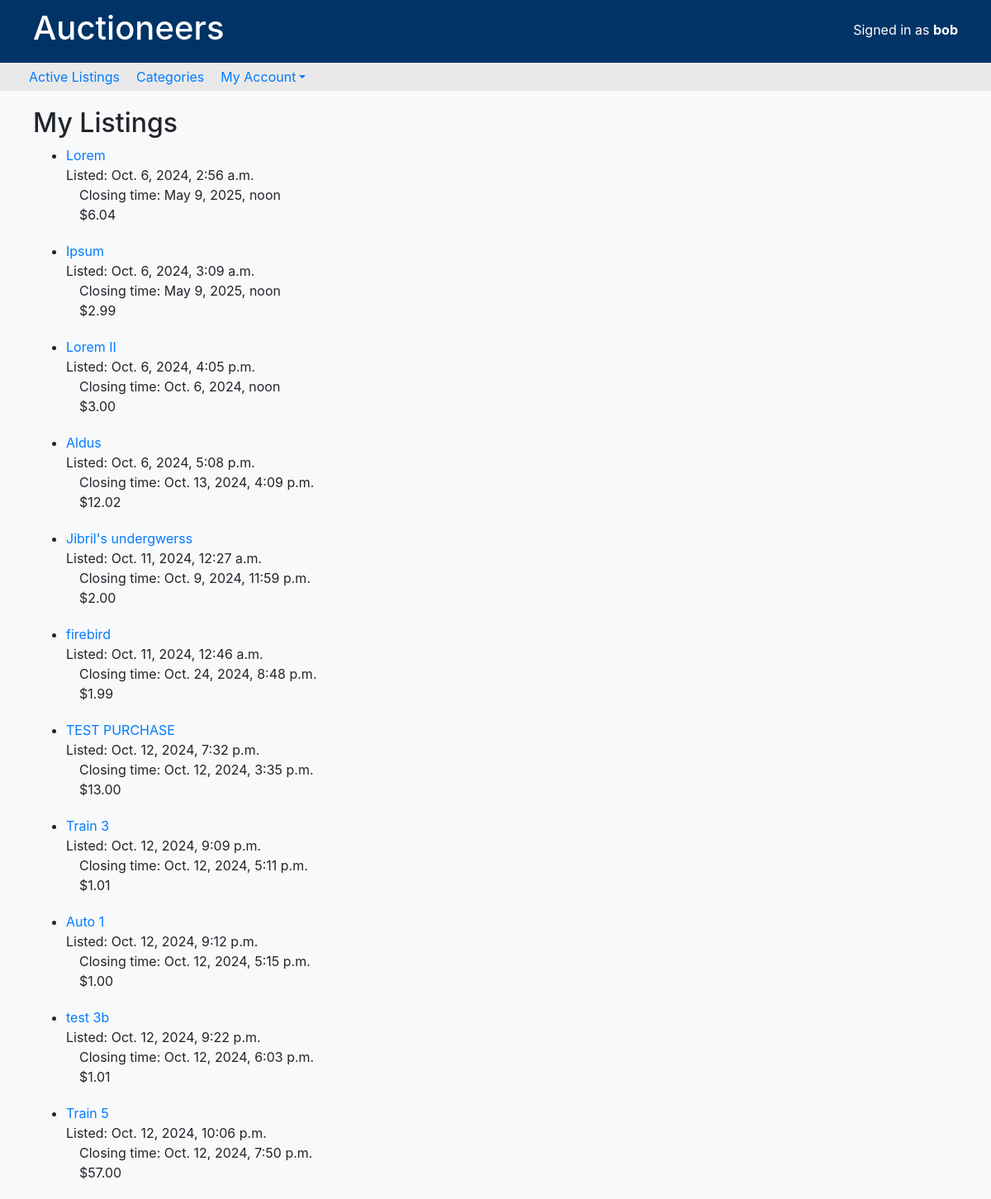
The page /selling/ (signed in) on the database its author committed.
### auctions/models.py (models this page shows, shortened)
class User(AbstractUser):
    watchlist = models.ManyToManyField(
        "Auction_Listing", related_name="watched_by", blank=True
    )
    purchases = models.ManyToManyField(
        "Auction_Listing", related_name="purchased_by", blank=True
    )

class Auction_Listing(models.Model):
    category = models.ForeignKey(
        Category, on_delete=models.PROTECT, related_name="listings"
    )
    title = models.CharField(max_length=25)
    description = models.TextField()
    image = models.FileField(
        upload_to="media/", blank=False, default="media/placeholder.jpg"
    )
    quantity = models.IntegerField()
    price = models.DecimalField(max_digits=10, decimal_places=2)
    current_bid = models.ForeignKey(
        "Bid", on_delete=models.PROTECT, related_name="listings", null=True, blank=True
    )
    seller = models.ForeignKey(User, on_delete=models.CASCADE, related_name="listings")
    timestamp = models.DateTimeField(auto_now_add=True)
    closing_time = models.DateTimeField(blank=False)
    is_open = models.BooleanField(default=True)
    comment = models.ForeignKey(
        "Comment",
        on_delete=models.SET_NULL,
        default=None,
        null=True,
        blank=True,
        related_name="comments",
    )

### auctions/views.py (the view)
# urls.py: path("selling/", views.selling, name="selling"),
def selling(request):
    if request.user.is_authenticated:
        listings = Auction_Listing.objects.filter(seller=request.user)
        message = ""
        if not listings.exists():
            message = "No active listings found"
        return render(
            request,
            "auctions/selling.html",
            {
                "listings": listings,
                "message": message,
            },
        )

### auctions/templates/auctions/selling.html (shortened to what this page needs)
{% extends "auctions/layout.html" %} {% block body %}
<h2>My Listings</h2>
<div>
  <ul>
    {% for listing in listings %}
    <li id="list">
      <a href="{% url 'listing_detail' listing.id %}">{{ listing.title }}</a>
      <div>Listed: {{ listing.timestamp }}</div>
      <div>&emsp;Closing time: {{ listing.closing_time }}</div>
      <div>&emsp;${{ listing.price }}</div>
    </li>
    {% endfor %}
  </ul>
</div>
{% endblock %}

### auctions/templates/auctions/layout.html (shortened to what this page needs)
{% load static %}
<!DOCTYPE html>
<html lang="en">
  <head>
    <link
      rel="stylesheet"
      href="https://stackpath.bootstrapcdn.com/bootstrap/4.4.1/css/bootstrap.min.css"
    />
    <link href="{% static 'auctions/styles.css' %}" rel="stylesheet" />
  </head>
  <body>
    <div class="container-fluid">
      <div class="row header-background">
        <div class="col-12 col-md-8">
          <h1>Auctioneers</h1>
        </div>
        <div
          class="col-12 col-md-4 d-flex justify-content-end align-items-center text-end"
        >
          {% if user.is_authenticated %}
          <div class="mb-1">
            Signed in as <strong>{{ user.username }}</strong>
          </div>
          {% endif %}
        </div>
      </div>
      <ul class="row nav">
        <li class="nav-item">
          <a class="nav-link" href="{% url 'index' %}">Active Listings</a>
        </li>
        <li class="nav-item">
          <a class="nav-link" href="{% url 'categories' %}">Categories</a>
        </li>
        {% if user.is_authenticated %}
        <li class="nav-item dropdown">
          <a href="#" class="nav-link dropdown-toggle" data-toggle="dropdown"
            >My Account</a
          >
        </li>
        {% endif %}
      </ul>
      <div id="content_block">{% block body %} {% endblock %}</div>
    </div>
  </body>
</html>

### auctions/static/auctions/styles.css (style rules this page uses)
body { background-color: #f8f9fa; }
.header-background { background-color: #003366; color: white; padding: 10px 25px; }
.nav { margin-bottom: 20px; padding: 5px 25px; background-color: rgb(233, 233, 233); }
.nav-link { text-decoration: none; padding: 0 10px; border-radius: 5px; }
#content_block { padding: 0 25px; }
#list { margin-bottom: 20px; }

### rows shown on the page
User: username "bob"
Auction_Listing: title "Lorem", timestamp "Oct. 6, 2024, 2:56 a.m.", closing_time "May 9, 2025, noon", price "6.04"
Auction_Listing: title "Ipsum", timestamp "Oct. 6, 2024, 3:09 a.m.", closing_time "May 9, 2025, noon", price "2.99"
Auction_Listing: title "Lorem II", timestamp "Oct. 6, 2024, 4:05 p.m.", closing_time "Oct. 6, 2024, noon", price "3.00"
Auction_Listing: title "Aldus", timestamp "Oct. 6, 2024, 5:08 p.m.", closing_time "Oct. 13, 2024, 4:09 p.m.", price "12.02"
Auction_Listing: title "Jibril's undergwerss", timestamp "Oct. 11, 2024, 12:27 a.m.", closing_time "Oct. 9, 2024, 11:59 p.m.", price "2.00"
Auction_Listing: title "firebird", timestamp "Oct. 11, 2024, 12:46 a.m.", closing_time "Oct. 24, 2024, 8:48 p.m.", price "1.99"
Auction_Listing: title "TEST PURCHASE", timestamp "Oct. 12, 2024, 7:32 p.m.", closing_time "Oct. 12, 2024, 3:35 p.m.", price "13.00"
Auction_Listing: title "Train 3", timestamp "Oct. 12, 2024, 9:09 p.m.", closing_time "Oct. 12, 2024, 5:11 p.m.", price "1.01"
Auction_Listing: title "Auto 1", timestamp "Oct. 12, 2024, 9:12 p.m.", closing_time "Oct. 12, 2024, 5:15 p.m.", price "1.00"
Auction_Listing: title "test 3b", timestamp "Oct. 12, 2024, 9:22 p.m.", closing_time "Oct. 12, 2024, 6:03 p.m.", price "1.01"
Auction_Listing: title "Train 5", timestamp "Oct. 12, 2024, 10:06 p.m.", closing_time "Oct. 12, 2024, 7:50 p.m.", price "57.00"
